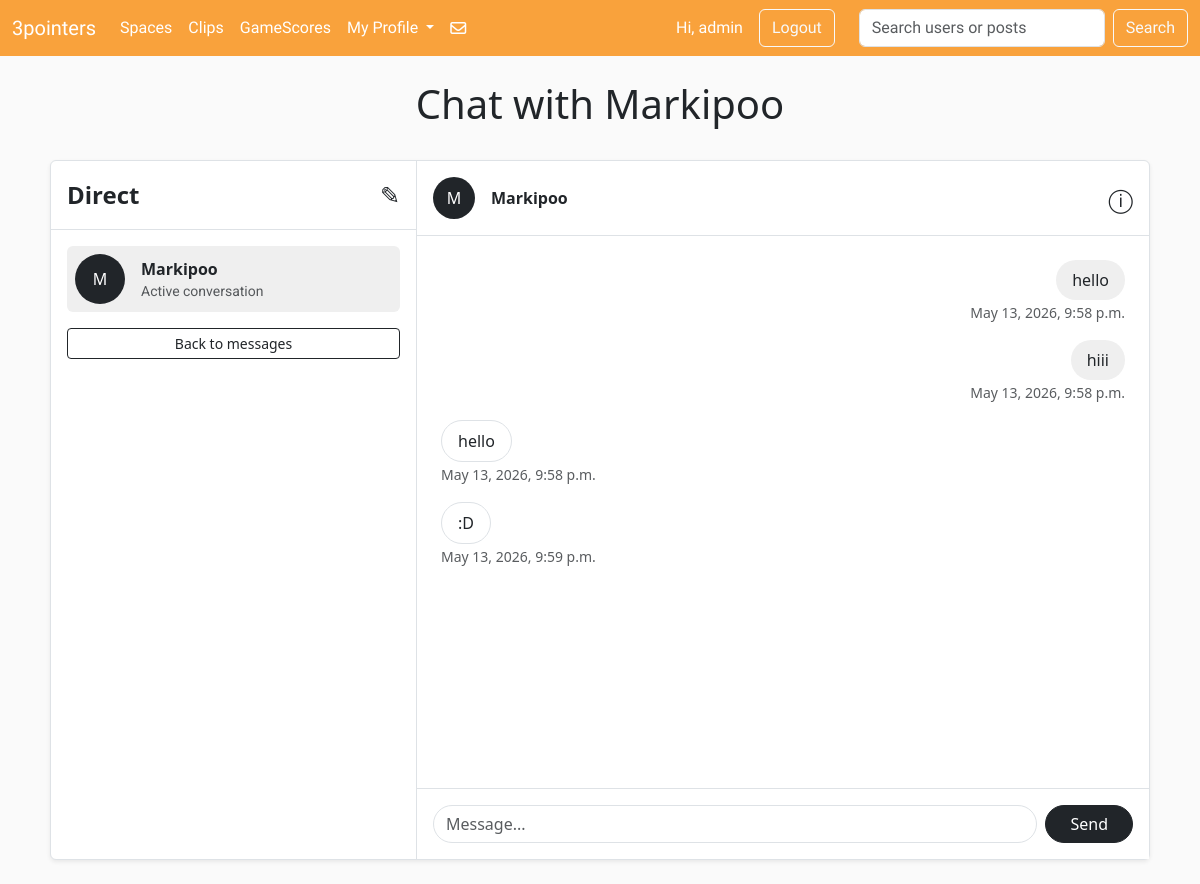
Page /direct_messages/Markipoo/ (signed in) on the committed database.
### sportApp/models.py (models this page shows, shortened)
class DirectMessage(models.Model):
    sender = models.ForeignKey(User, on_delete=models.CASCADE, related_name="sent_messages")
    receiver = models.ForeignKey(User, on_delete=models.CASCADE, related_name="received_messages")
    message = models.TextField()
    created_at = models.DateTimeField(auto_now_add=True)

### sportApp/views.py (the view, shortened to what this page needs)
# urls.py: path("direct_messages/<str:username>/", views.dm_chat, name="dm_chat"),
@login_required
def dm_chat(request, username):
    other_user = get_object_or_404(User, username=username)
    messages = DirectMessage.objects.filter(
        Q(sender=request.user, receiver=other_user) |
        Q(sender=other_user, receiver=request.user)
    ).order_by("created_at")
    return render(request, "dm_chat.html", {
        "other_user": other_user,
        "messages": messages
    })

### sportApp/templates/dm_chat.html (shortened to what this page needs)
{% extends "base.html" %}
{% load static %}
{% block content %}
<div class="container-fluid py-4" style="background:#fafafa; min-height:100vh;">
    <div class="d-flex justify-content-center align-items-center mb-4">
        <h1>Chat with {{ other_user.username }}</h1>
    </div>
    <div class="container">
        <div class="card border shadow-sm mx-auto" style="max-width:1100px; height:700px;">
            <div class="row g-0 h-100">
                <div class="col-md-4 border-end">
                    <div class="p-3 border-bottom d-flex justify-content-between align-items-center">
                        <h4 class="mb-0 fw-bold">Direct</h4>
                        <span style="font-size:24px;">✎</span>
                    </div>
                    <div class="p-3">
                        <div class="d-flex align-items-center p-2 rounded"
                             style="background:#efefef;">
                            <div class="rounded-circle bg-dark text-white d-flex justify-content-center align-items-center me-3"
                                 style="width:50px; height:50px;">
                                {{ other_user.username|first|upper }}
                            </div>
                            <div>
                                <strong>{{ other_user.username }}</strong>
                                <p class="text-muted mb-0 small">
                                    Active conversation
                                </p>
                            </div>
                        </div>
                        <a href="{% url 'direct_messages' %}"
                           class="btn btn-outline-dark btn-sm mt-3 w-100">
                            Back to messages
                        </a>
                    </div>
                </div>
                <div class="col-md-8 d-flex flex-column">
                    <div class="p-3 border-bottom d-flex align-items-center justify-content-between">
                        <div class="d-flex align-items-center">
                            <div class="rounded-circle bg-dark text-white d-flex justify-content-center align-items-center me-3"
                                 style="width:42px; height:42px;">
                                {{ other_user.username|first|upper }}
                            </div>
                            <strong>{{ other_user.username }}</strong>
                        </div>
                        <span style="font-size:24px;">ⓘ</span>
                    </div>
                    <div class="flex-grow-1 p-4"
                         style="overflow-y:auto; background:#fff;">
                        {% for msg in messages %}
                            {% if msg.sender == request.user %}
                                <div class="text-end mb-3">
                                    <div class="d-inline-block px-3 py-2 rounded-pill"
                                         style="background:#efefef; max-width:70%;">
                                        {{ msg.message }}
                                    </div>
                                    <br>
                                    <small class="text-muted">
                                        {{ msg.created_at }}
                                    </small>
                                </div>
                            {% else %}
                                <div class="text-start mb-3">
                                    <div class="d-inline-block px-3 py-2 rounded-pill border"
                                         style="background:#fff; max-width:70%;">
                                        {{ msg.message }}
                                    </div>
                                    <br>
                                    <small class="text-muted">
                                        {{ msg.created_at }}
                                    </small>
                                </div>
                            {% endif %}
                        {% empty %}
                            <p class="text-center text-muted">
                                No messages yet. Start the conversation.
                            </p>
                        {% endfor %}
                    </div>
                    <div class="p-3 border-top bg-white">
                        <form method="POST"
                              class="d-flex align-items-center gap-2">
                            <input type="text"
                                   name="message"
                                   class="form-control rounded-pill"
                                   placeholder="Message...">
                            <button type="submit"
                                    class="btn btn-dark rounded-pill px-4">
                                Send
                            </button>
                        </form>
                    </div>
                </div>
            </div>
        </div>
    </div>
</div>
{% endblock %}

### sportApp/templates/base.html (shortened to what this page needs)
{% load static %}
<!DOCTYPE html>
<html lang="en">
<head>
  <link rel="stylesheet" href="{% static 'css_file/style.css' %}">
  <link
    href="https://cdn.jsdelivr.net/npm/bootstrap@5.3.8/dist/css/bootstrap.min.css"
    rel="stylesheet"
  >
</head>
<body>
<nav class="navbar navbar-expand-lg header_style navbar-dark header1">
  <div class="container-fluid">
    <a class="navbar-brand header1" href="{% url 'home' %}">
      3pointers
    </a>
    <div class="collapse navbar-collapse"
         id="navbarSupportedContent">
      <ul class="navbar-nav me-auto mb-2 mb-lg-0">
        <li class="nav-item">
          <a class="nav-link active"
             href="{% url 'spaces' %}">
             Spaces
          </a>
        </li>
        <li class="nav-item">
          <a class="nav-link active"
             href="{% url 'clips' %}">
             Clips
          </a>
        </li>
        <li class="nav-item">
          <a class="nav-link active"
             href="{% url 'scores' %}">
             GameScores
          </a>
        </li>
        <li class="nav-item dropdown">
          <a class="nav-link dropdown-toggle text-white"
             href="#"
             data-bs-toggle="dropdown">
            My Profile
          </a>
        </li>
        <div class="d-flex justify-content-center align-items-center">
          <a class="nav-link active fa-regular fa-envelope fa-xl text-white"
             href="{% url 'direct_messages' %}">
          </a>
        </div>
      </ul>
      <div class="d-flex align-items-center me-3">
        {% if user.is_authenticated %}
          <span class="text-white me-3">
            Hi, {{ user.username }}
          </span>
          <a class="btn btn-outline-light me-2"
             href="{% url 'logout' %}">
             Logout
          </a>
        {% endif %}
      </div>
      <form class="d-flex"
            role="search"
            method="GET"
            action="{% url 'search' %}">
        <input class="form-control me-2"
               type="search"
               name="q"
               placeholder="Search users or posts"
               value="{{ request.GET.q }}">
        <button type="submit"
                class="btn btn-outline-light">
          Search
        </button>
      </form>
    </div>
  </div>
</nav>
{% block content %}
{% endblock %}
</body>
</html>

### sportApp/static/css_file/style.css (style rules this page uses)
.header_style { background-color: #f9a23c ; }
.header1 { font-family: "Graduate" ; }
p { font-family: "Roboto"; }

### rows in the picture
DirectMessage: message "hello", created_at "May 13, 2026, 9:58 p.m."
DirectMessage: message "hiii", created_at "May 13, 2026, 9:58 p.m."
DirectMessage: message "hello", created_at "May 13, 2026, 9:58 p.m."
DirectMessage: message ":D", created_at "May 13, 2026, 9:59 p.m."

### other values in the picture
{{ user.username }} "admin"
{{ other_user.username }} "Markipoo"
{{ other_user.username|first|upper }} "M"
